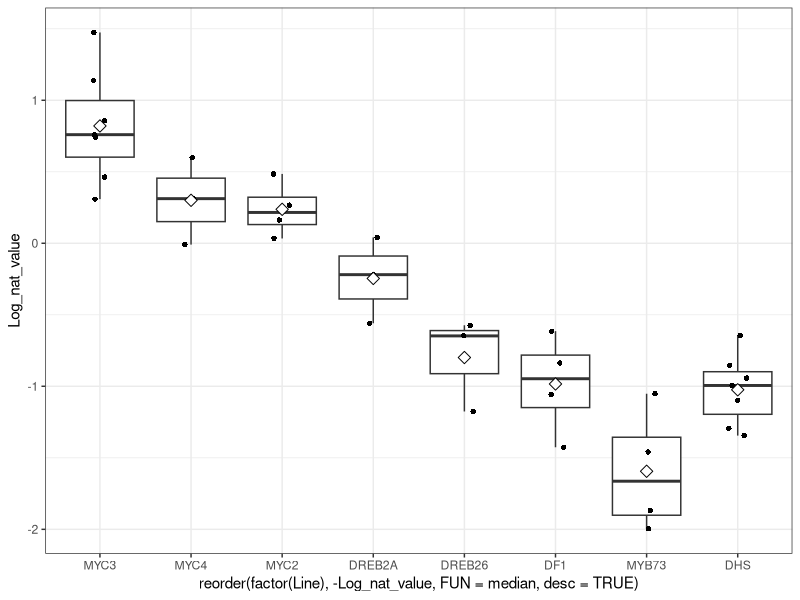

Here is the R script that generated this plot:
library(ggplot2)

TAA_R_data <-read.csv("TAA_R_data.csv")

TAA_assay_plot <- ggplot(TAA_R_data, aes(x=reorder(factor(Line), -Log_nat_value, FUN=median, desc =TRUE), y=Log_nat_value)) + geom_boxplot() + geom_jitter(shape=16, position=position_jitter(0.1)) + theme_bw() + stat_summary(fun.y="mean", geom="point", shape=23, size=3, fill="white") 

TAA_assay_plot + scale_x_discrete(limits=c("MYC3", "MYC4", "MYC2", "DREB2A", "DREB26", "DF1", "MYB73", "DHS"))
